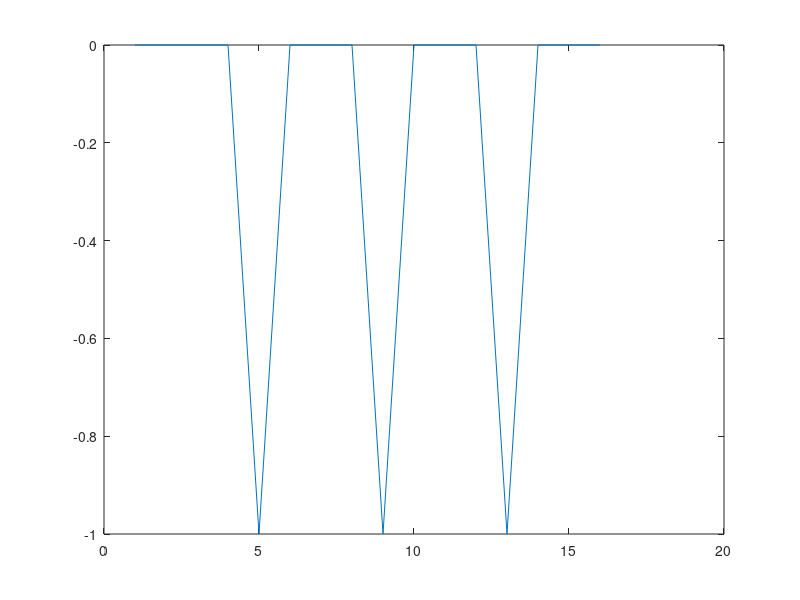

Reproduce this figure in MATLAB.
close all
clear all
clc

% input data biner
% inp = [0010 0110 1110 1010; 0011 0111 1111 1011; 0001 0101 1101 1001; 0000 0100 1100 1000];

inp = [0 0 1 0 0 1 1 0 1 1 1 0 1 0 1 0 0 0 1 1 0 1 1 1 1 1 1 1 1 0 1 1 0 0 0 1 0 1 0 1 1 1 0 1 1 0 0 1 0 0 0 0 0 1 0 0 1 1 0 0 1 0 0 0];

%konstelasi = (reshape(inp,4,16))';

% mapping 16-QAM
% map(hasil_map, pos)
% pos=1 => real , pos=2 => imajiner

l = 0;

for k=1:4:length(inp)
	temp_real = [inp(k) inp(k+1)];
	temp_imaj = [inp(k+2) inp(k+3)];
	
	h = k+l-l*4;
	
	if temp_real == [0 0]
		map(h,1) = -3;
	elseif temp_real == [0 1]
		map(h,1) = -1;
	elseif temp_real == [1 1]
		map(h,1) = 1;
	else
		map(h,1) = 3;
	endif

	if temp_imaj == [0 0]
		map(h,2) = -3;
	elseif temp_imaj == [0 1]
		map(h,2) = -1;
	elseif temp_imaj == [1 1]
		map(h,2) = 1;
	else
		map(h,2) = 3;
	endif

	l = l+1;
endfor


% ifft
ifft_real = ifft(map(:,1));
ifft_imaj = ifft(map(:,2));



% interpolasi
inter_real = ifft_real';
inter_imaj = ifft_imaj';

figure, plot(1:16,inter_real)


